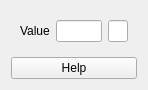
              <widget class="QWidget" name="numberofreplicationm2">
               <property name="geometry">
                <rect>
                 <x>0</x>
                 <y>0</y>
                 <width>148</width>
                 <height>86</height>
                </rect>
               </property>
               <attribute name="label">
                <string>Number of Replications</string>
               </attribute>
               <layout class="QVBoxLayout" name="verticalLayout_24">
                <item>
                 <widget class="QWidget" name="numberofreplicatonwidgetm2" native="true">
                  <layout class="QHBoxLayout" name="horizontalLayout_11">
                   <item>
                    <widget class="QLabel" name="lvaluenumberofreplicationm2">
                     <property name="text">
                      <string>Value</string>
                     </property>
                    </widget>
                   </item>
                   <item>
                    <widget class="QLineEdit" name="levaluenumberofreplicationm2"/>
                   </item>
                   <item>
                    <widget class="QLineEdit" name="levaluenumberofreplicationresm2">
                     <property name="sizePolicy">
                      <sizepolicy hsizetype="Fixed" vsizetype="Fixed">
                       <horstretch>0</horstretch>
                       <verstretch>0</verstretch>
                      </sizepolicy>
                     </property>
                     <property name="maximumSize">
                      <size>
                       <width>20</width>
                       <height>16777215</height>
                      </size>
                     </property>
                     <property name="readOnly">
                      <bool>true</bool>
                     </property>
                    </widget>
                   </item>
                  </layout>
                 </widget>
                </item>
                <item>
                 <widget class="QPushButton" name="bnumberofreplicationhelpm2">
                  <property name="text">
                   <string>Help</string>
                  </property>
                  <property name="icon">
                   <iconset resource="icons.qrc">
                    <normaloff>:/icons/ihelp.png</normaloff>:/icons/ihelp.png</iconset>
                  </property>
                 </widget>
                </item>
               </layout>
              </widget>
